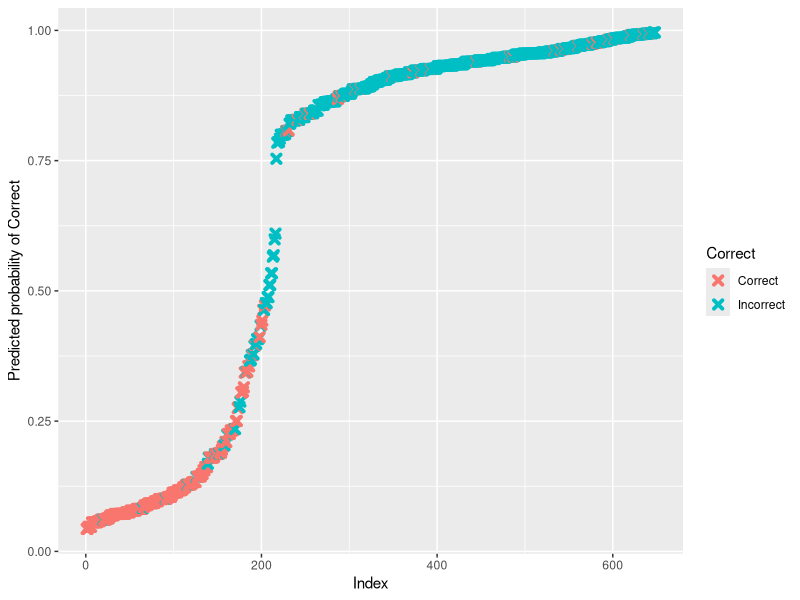

Write the R code that produced this figure.
# Before starting, make sure you have opened a new terminal and typed: radian
# To run the entire script, type: Ctrl+Shift+S, for one line simply Ctrl+Enter
# To modify linter try this page: https://lintr.r-lib.org/articles/lintr.html#configuring-linters

# Study 02 data series

### INSTALLING PACKAGES ###
## if you see the version is out of date, run: update.packages()

# install.packages("readxl")
# install.packages("ggplot2")
# install.packages("cowplot")
### LOADING PACKAGES ###

library("readxl")
library("ggplot2")
library("cowplot")

### CHECK CURRENT DIRECTORY LOCATION
getwd() 

# Load in Data for State 0, Section 2U (Uninformed)
st0_sect2U_data <- read_excel("notebooks/user_data/response_book.xlsx", sheet="regression_st0_sect2U", range = "A1:G649", col_names = TRUE, col_types = NULL, na = "", skip = 0)

# Look at the data
head(st0_sect2U_data)

# Remove the first and third column (Value and User ID)
st0_sect2U_data_trim <- subset(st0_sect2U_data, select = -c(1, 3))

# Look at the data structure (see what type of data is in each column)
str(st0_sect2U_data_trim)

# Currently our acoustic parameters are type 'num', we need to modify this
# NOTE: The next lines convert ordinal data to factors (catagorical)
st0_sect2U_data_trim$P1_BPM <- as.factor(st0_sect2U_data_trim$P1_BPM)
st0_sect2U_data_trim$P2_BPL <- as.factor(st0_sect2U_data_trim$P2_BPL)
st0_sect2U_data_trim$P3_Pitch <- as.factor(st0_sect2U_data_trim$P3_Pitch)
# Note, we don't convert the confidence to a factor, since it is a continuous variable


# Replace the binary output for 'Correct' with "Correct" and "Incorrect"
st0_sect2U_data_trim$Correct <- ifelse(test=st0_sect2U_data_trim$Correct == 1, yes="Correct", no="Incorrect")
st0_sect2U_data_trim$Correct <- as.factor(st0_sect2U_data_trim$Correct) # Now convert to a factor

# Look at the data structure again (see what type of data is in each column)
str(st0_sect2U_data_trim)

# Good practice: check that there is a good amount of samples for correct and incorrect responses
table(st0_sect2U_data_trim$Correct)


# Good practice: exclude variables that only have 1 or 2 samples in a category
# since +/- one or two samples can have a large effect on the odds/log(odds)
# We only need to do this for our data that is catagorical (not continuous)
xtabs(~ Correct + P1_BPM, data=st0_sect2U_data_trim)
xtabs(~ Correct + P2_BPL, data=st0_sect2U_data_trim)
xtabs(~ Correct + P3_Pitch, data=st0_sect2U_data_trim)


# Now lets run a logistic regression
# Note: we are using the glm function

# Lets look at the model with all variables
st0_sect2U_logit <- glm(Correct ~ P1_BPM + P2_BPL + P3_Pitch + Confidence, data=st0_sect2U_data_trim, family='binomial')
summary(st0_sect2U_logit)

# Now calculate the overall "Pseudo R-squared" and its p-value
# Note: Since we are doing logistic regression...
#
#     Null devaince = 2*(0 - LogLikelihood(null model))
#                   = -2*LogLikihood(null model)
#
# Residual deviacne = 2*(0 - LogLikelihood(proposed model))
#                   = -2*LogLikelihood(proposed model)
#
# The null model is a model with only an intercept (no predictors)
 
ll.null <- st0_sect2U_logit$null.deviance/-2  # Null model
ll.proposed <- st0_sect2U_logit$deviance/-2   # Model w/ all parameters
 

# McFadden's Pseudo R^2 = [ LL(Null) - LL(Proposed) ] / LL(Null)
# Note: This is a measure of model improvement (not model fit)
#       We can interpret Pseudo R^2 as the % improvement in model fit
(ll.null - ll.proposed) / ll.null


# Chi-square value = 2*(LL(Proposed) - LL(Null))
# p-value = 1 - pchisq(chi-square value, df = 2-1)
1 - pchisq(2*(ll.proposed - ll.null), df=(length(st0_sect2U_logit$coefficients)-1))

# Note that the p-value is so tiny it is essentially zero (p < 0.0001)


# Now plot the data:
# Create a new dataframe that contains the predicted probabilities for each sample
predicted.st0_sect2U_logit <- data.frame(
  probability.of.Correct=st0_sect2U_logit$fitted.values,
  Correct=st0_sect2U_data_trim$Correct)

# Sort the data by the predicted probability
predicted.st0_sect2U_logit <- predicted.st0_sect2U_logit[
  order(predicted.st0_sect2U_logit$probability.of.Correct, decreasing=FALSE),]

# Add a column that contains the index of each sample
predicted.st0_sect2U_logit$rank <- 1:nrow(predicted.st0_sect2U_logit)

# Lastly, plot the predicted probabilities for each sample and colour each sample based on
# whether that sample is actually labeled as 'correct' or 'incorrect' 
ggplot(data=predicted.st0_sect2U_logit, aes(x=rank, y=probability.of.Correct)) +
  geom_point(aes(color=Correct), alpha=1, shape=4, stroke=2) +
  xlab("Index") +
  ylab("Predicted probability of Correct")
 

 # QUESTIONS FOR DANA:
 
 # After doing the regression, we see that parameters P1_BPM and P2_BPL are not significant
    # Can we remove these parameters from the model? Should I re-run this analysis without these parameters?
    # If we remove these parameters, how would we report this in the paper? 
            # (i.e. do we explain that we ran the regression twice, once after removing insignificant parameters?)

# This R script performs a regression for the dataset: State 0 (Stuck), Section U (Uninformed)
    # Let me know if this R script is better. Then I can run the remaining 5 analyses (State 0/1/2, Section U/I)
    # Should I combine the datasets and perform a regression which considers all states together? 
    # Perhaps I could combine State 0/1/2 but keep a separation between Section U/I...
        # This would result in 2 datasets:   Section U, State 0/1/2 
        #                                    Section I, State 0/1/2 